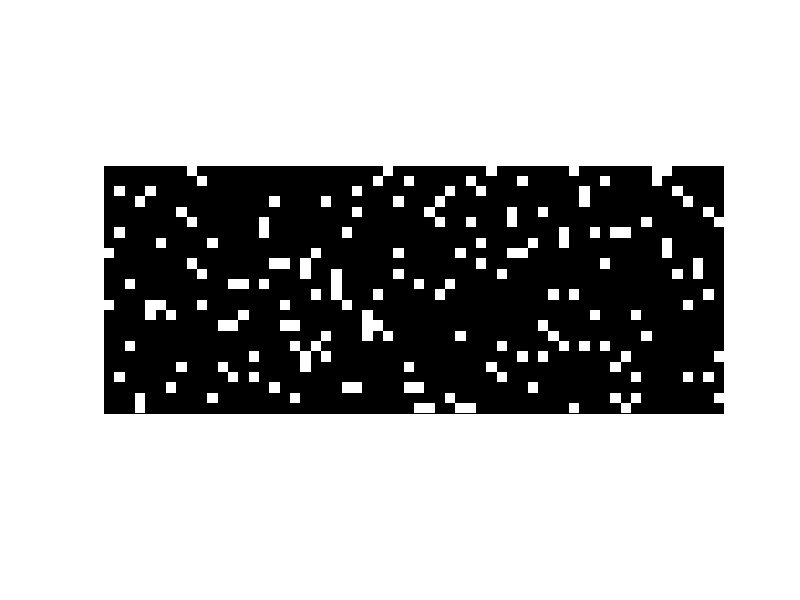

This figure's MATLAB source:
% This file will generate the mixing matrix from
% [1] Ghosh et al. Tapestry: a single-round smart 
% pooling technique for COVID-19 testing. medRxiv, 2020.

% Created by JYI, 10/14/2020
%
%% 16 by 40

IndOneCol = {[4,9,10],...
             [1,2,12],...
             [4,11,13],...
             [6,10,16],...
             [2,4,15],...
             [3,5,16],...
             [12,13,16],...
             [3,7,10],...
             [3,15,16],...
             [5,7,11],...
             [2,8],...
             [3,6,13],...
             [1,8,13],...
             [1,5,14],...
             [4,12,14],...
             [9,11,12],...
             [2,5,11],...
             [1,6],...
             [8,10,15],...
             [6,12,15],...
             [4,5,13],...
             [8,9,16],...
             [3,8,12],...
             [2,6,14],...
             [4,7,11],...
             [10,13,14],...
             [2,7,13],...
             [9,13,15],...
             [4,12,16],...
             [3,14],...
             [5,9,10],...
             [3,4,9],...
             [11,14,16],...
             [1,11,15],...
             [1,2,15],...
             [5,6,8],...
             [6,10,11],...
             [7,9,14],...
             [1,7,16],...
             [7,11,15]};
A16b40 = zeros(16,40);
for i=1:40
    ind = IndOneCol{i};
    A16b40(ind,i) = 1;
end

imshow(A16b40);

%% 24 by 60
IndOneRow = {[9,28,38,46,54,55],...
             [10,27,30,36,41,49,54],...
             [2,5,25,34,37,47,56],...
             [4,17,22,29,33,47,57],...
             [8,25,32,40,43,59],...
             [9,16,33,36,40,53,60],...
             [2,16,24,45,48,50,51],...
             [6,11,37,42,45,55],...
             [1,21,29,35,40,41,55],...
             [9,17,18,20,37,49,58],...
             [10,20,23,29,39,56,58],...
             [3,13,14,16,23,31,34],...
             [21,23,27,33,44,46,59],...
             [1,5,6,10,18,24,57],...
             [5,7,14,26,48,52],...
             [12,13,18,19,26,27,43,],...
             [22,26,28,35,44,53],...
             [3,19,21,39,45,47,49],...
             [15,20,22,41,43,51,60],...
             [8,12,20,30,38,50],...
             [2,13,15,39,52,57,59],...
             [7,17,24,25,30,31,42,],...
             [4,11,19,34,50,52,60],...
             [4,31,32,35,36,46,51]};
A24b60 = zeros(24,60);
for i=1:24
    try
       ind = IndOneRow{i};
       A24b60(i,ind) = 1;
    catch
        i
    end
end

imshow(A24b60);

%% save data

typestryData.A16b40 = A16b40;
typestryData.A24b60 = A24b60;
save('typestryData.mat','typestryData');